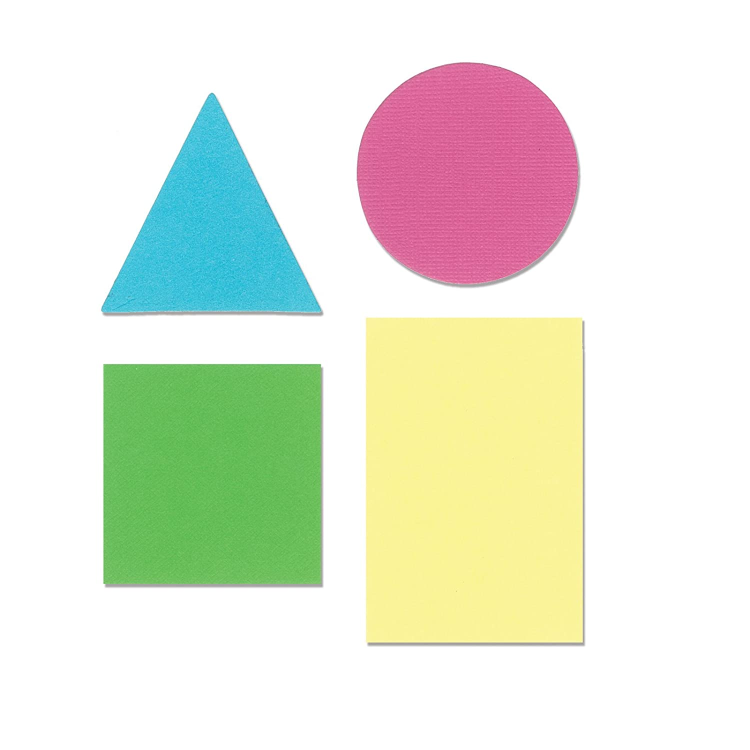
#> input picture Pythonworkspace/Resources/714MT8jBkML._SL1500_.jpg, 1500 x 1500 px, given in place of the camera (shown at 1/2 size)
$ python Project1.py
#> lines starting #> are read from the running program, lines starting #| are printed output that depends on the picture; after the words box and inside, x2 and y2 are one past the last pixel; in counts of white or black regions, pixels touching at a corner belong together
#> further down, img is the input picture: shape (1500, 1500, 3); mean B, G, R 218.7, 234.1, 229.9
import cv2
import numpy as np

frameWidth = 1240
frameHeight = 960
cap = cv2.VideoCapture(0)
cap.set(3, frameWidth)
cap.set(4, frameHeight)
cap.set(10, 150)

myColors = [[76, 111, 88, 92, 255, 233],  # Grün 76 92 111 255 88 233
            [121, 103, 80, 141, 255, 255],  # Violett 121 141 103 255 80 255
            [0, 153, 188, 15, 255, 255]]  # Orange 0 15 153 255 188 255

myColorValues = [[109, 210, 46],     # BGR Fromat
                 [210, 38, 138],
                 [40, 170, 255]]


myPoints = []  # [x, y, colorId]

def findColour(img, myColors, myColorValues):
    imgHSV = cv2.cvtColor(img, cv2.COLOR_BGR2HSV)
#> imgHSV: shape (1500, 1500, 3); mean H, S, V 26.7, 41.3, 244
    count = 0
    newPoints = []
    for color in myColors:
        lower = np.array(color[0:3])
        upper = np.array(color[3:6])
        mask = cv2.inRange(imgHSV, lower, upper)
        # cv2.imshow(str(color[0]),mask)
        x, y = getContours(mask)
        cv2.circle(imgResult, (x, y), 10, myColorValues[count], cv2.FILLED)
        if x != 0 and y != 0:
            newPoints.append([x, y, count])
        count +=1
#> this loop made 3 passes
#> contours in getContours on pass 1: 64 contours, all with area under 20
#> pass 1, in findColour, `mask = cv2.inRange(imgHSV, lower, upper)`:
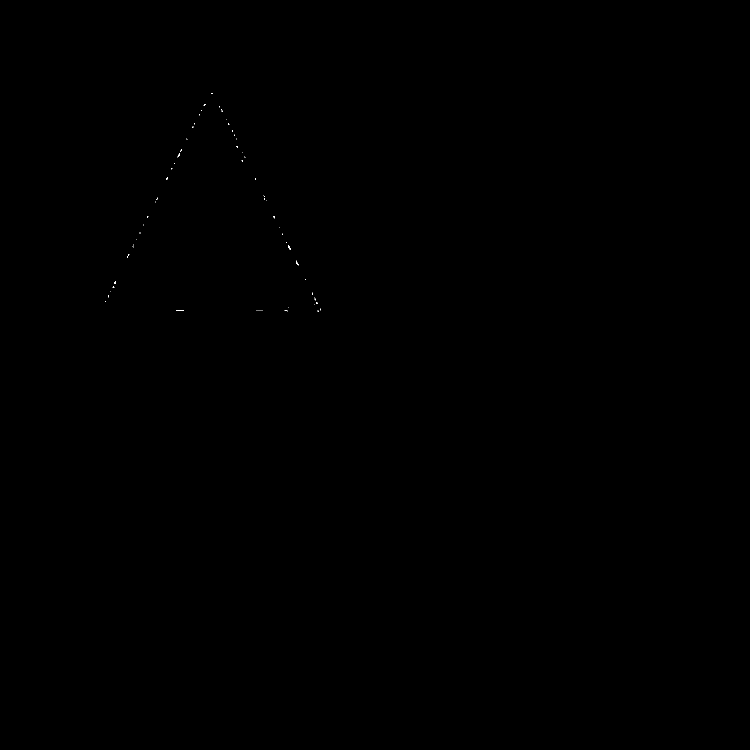
#> mask: shape (1500, 1500) (shown at 1/2 size); 0.02% white in thin lines or dots, all inside (x1, y1, x2, y2) = (211, 187, 641, 623)
#> after the loop: imgResult: shape (1500, 1500, 3); under 0.01% of pixels changed, all inside (x1, y1, x2, y2) = (0, 0, 11, 11)
#> after the loop, count = 3; newPoints = []
    return newPoints


def getContours(img):
    contours, hierarchy = cv2.findContours(img, cv2.RETR_EXTERNAL, cv2.CHAIN_APPROX_NONE)[-2:]   # das -2 am ende wegen komischem Value Fehler
    x, y, w, h = 0, 0, 0, 0
    for cnt in contours:
        area = cv2.contourArea(cnt)
        if area > 500:
            #cv2.drawContours(imgResult, cnt, -1, (255, 0, 0), 3)
            peri = cv2.arcLength(cnt, True)
            approx = cv2.approxPolyDP(cnt, 0.03*peri,True)
            x, y, w, h = cv2.boundingRect(approx)
    return x+w//2, y


def drawOnCanvas(myPoints, myColorValues):
    for point in myPoints:
        cv2.circle(imgResult, (point[0], point[1]), 10, myColorValues[point[2]], cv2.FILLED)


while True:
    success, img = cap.read()
    imgResult = img.copy()
    newPoints = findColour(img, myColors, myColorValues)
#> newPoints = []
    if len(newPoints) != 0:
        for newP in newPoints:
            myPoints.append(newP)
    if len(myPoints) != 0:
        drawOnCanvas(myPoints, myColorValues)


    cv2.imshow("Video", imgResult)
    if cv2.waitKey(1) & 0xFF == ord('q'):
#> (key q is pressed here)
        break
